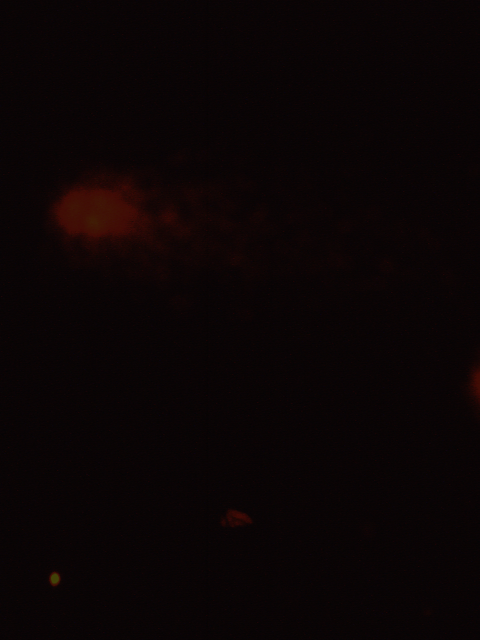
%> input picture img/0.05a.bmp, 960 x 1280 px (shown at 1/2 size)
$ octave EnsayoCometa.m   (GNU Octave 9; MATLAB toolbox functions it lacks are replaced by stand-ins)
%> lines starting %> are read from the running program, lines starting %| are printed output that depends on the picture; in (x1, y1, x2, y2) boxes, pixels count from 0 and x2, y2 are one past the last pixel; in counts of white or black regions, pixels touching at a corner belong together; the program's own positions count from 1
### localthresh.m
function g = localthresh(f, nhood, a, b, meantype)
% LOCALTHRESH Local thresholding.
% G = LOCALTHRESH(F, NHOOD, A, B, MEANTYPE) thresholds image F by
% computing a local threshold at the center,(x, y), of every
% neighborhood in F. The size of the neighborhoods is defined by
% NHOOD, an array of zeros and ones in which the nonzero elements
% specify the neighbors used in the computation of the local mean
% and standard deviation. The size of NHOOD must be odd in both
% dimensions.
%
% The segmented image is given by
%
%       1   if (F > A*SIG) AND (F > B*MEAN)
%   G=
%       0   otherwise
%
% where SIG is an array of the same size as F containing the local
% standard deviations. If MEANTYPE = 'local' (the default), then
% MEAN is an array of local means. If MEANTYPE = 'global', then
% MEAN is the global (image) mean, a scalar. Constants A and B
% are nonnegative scalars.

% Intialize.
f = im2double(f) ;
% Compute the local standard deviations.
SIG = stdfilt(f, nhood);
% Compute MEAN.
if nargin == 5 && strcmp(meantype, 'global')
MEAN = mean2(f) ;
else
MEAN = localmean(f, nhood); % This is a custom function.
end
% Obtain the segmented image.
g = (f > a*SIG) & (f > b*MEAN);

### GetComets.m
function Comets = GetComets(Stats, FileName)
% Funcion GetComets: Devuelve los cometas que son validos para ser
% procesados como cometas.
%
% Donde:
% Stats:    Son las estadisticas generadas por la funcion regionprops
% FileName: Es el nombre del archivo de donde se obtuvieron las
%           estadisticas recibidas.
[Elements, cols] = size(Stats);
Invalid = false(Elements, 1);
disp(['Archivo: ', FileName])
str = sprintf('%5s%10s%10s%10s%10s%10s%10s','#', 'Solidity', ...
    'Asymmetry', 'Hratio', 'CLD', 'Area', 'Valid');
disp(str);
for i = 1 : Elements
    Roi = Stats(i);
    [height, width] = size(Roi.Image);
    Log = sprintf('%5d',i);
    Valid = ' ';
     if Roi.Solidity < 0.5
        Invalid(i) = true;
        Valid = '*';
    end
    Log = [Log sprintf('%9.4f%1s', Roi.Solidity, Valid)];

    Valid = ' ';
    Asymmetry = GetAsymmetry(Roi);
     if Asymmetry > 0.7
        Invalid(i) = true;
        Valid = '*';
    end
    Log = [Log sprintf('%9.4f%1s', Asymmetry, Valid)];

    Valid = ' ';
    if (height / width) > 1.1    %Hratio
        Invalid(i) = true;
        Valid = '*';
    end
    Log = [Log sprintf('%9.4f%1s', (height / width), Valid)];

    Valid = ' ';
    CLD = abs(GetXFrontCentroid(Roi.Image) - height/2)/height;
    if CLD > 0.1
        Invalid(i) = true;
        Valid = '*';
    end
    Log = [Log sprintf('%9.4f%1s', CLD, Valid)];
    Log = [Log sprintf('%10.2f%', Roi.Area)];
    if Invalid(i) == true
        Log = [Log sprintf('%10s', 'Invalid')];
    else
        Log = [Log sprintf('%10s', 'Valid')];
    end
    disp(Log);
end

Stats(Invalid) = [];
Comets = Stats;

### GetAsymmetry.m
function Asymmetry = GetAsymmetry(Roi)
% Funcion GetAsymmetry: Devuelve el valor asimetrico de la region.
%
% Donde:
% Roi: Es es el arreglo de descriptores generadas por, Roi = Stats(i).
ImgRoi = Roi.Image;
[rows cols] = size(ImgRoi);
absdy = 0.0;
xFrontCentroid = GetXFrontCentroid(ImgRoi);
for i = 1 : cols
    Sum1 = 0.0;
    Sum2 = 0.0;
    cnt1 = 0;
    for j = 1 : rows
        if ImgRoi(j,i) ~= 0
            if j > xFrontCentroid
                Sum1 = Sum1 + 1;
            else
                Sum2 = Sum2 + 1;
            end
            cnt1 = cnt1 + 1;
        end
    end
    absdy = absdy + (abs(Sum2 - Sum1) / cnt1);
end
Asymmetry = absdy / cols;

### GetXFrontCentroid.m
function xCentroid = GetXFrontCentroid(ImgRoi)
% Funcion GetXFrontCentroid: Devuelve el centroide frontal de la imagen
% del ROI.
%
% Donde:
% ImgRoi: Es la imagen binaria del ROI, ImgRoi = Roi.Image
xFrontCentroid = 0.0;
cnt = 0;
[rows cols] = size(ImgRoi);
for i = 1 : (cols*0.3)
    for j = 1 : rows
        if ImgRoi(j, i) ~= 0
            xFrontCentroid = xFrontCentroid + j;
            cnt = cnt + 1;
        end
    end
end
xCentroid = xFrontCentroid / cnt;

### ReadFile.m
function [FileName, FilePath] = ReadFile()
% Funcion ReadFile: Muestra una ventana para seleccionar la o las imagenes
% que van a ser procesadas.
Filter={'*.jpg;*.jpeg;*.png;*.tif;*.bmp'};
Title='Selecciona una imagen';
[FileName, FilePath] = uigetfile(Filter, Title, 'MultiSelect', 'on');
%> the answer given: img/0.05a.bmp
pause(0.01);

### EnsayoCometa.m
clear
clc
clear all
close all
% Off Warning: Image is too big to fit on screen
warning('off', 'Images:initSize:adjustingMag');
%% Select Image and thresholding.
tic
[FileNames, FilePath] = ReadFile();
if FilePath == 0
    return;
end

for File=1 : length(FileNames)
    if ischar(FileNames) == 0
        FileName = FileNames{File};
        FullFileName=[FilePath FileNames{File}];
    else
        FileName = FileNames;
        FullFileName=[FilePath FileNames];
    end
    f1 = imread(FullFileName);
%> f1 is the input picture: size 1280x960x3 uint8; mean R, G, B 10.9, 4.2, 4.7
    g = rgb2gray(f1);
    filtro = 'average';
    f = imfilter(g,fspecial(filtro, 11));
    tsd = localthresh(f, ones(3),1,1.1,'global');
%> in localthresh, `f = im2double(f) ;`:
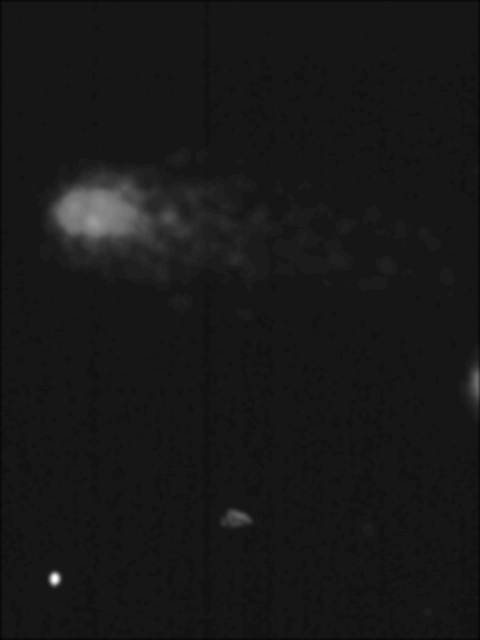
%> f: size 1280x960 double (shown at 1/2 size); min 0.00392, max 0.224, mean 0.0249; drawn with min black and max white
%> in localthresh, `SIG = stdfilt(f, nhood);`:
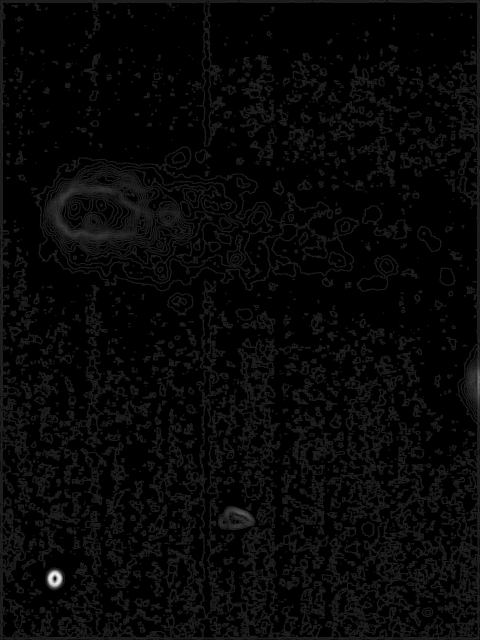
%> SIG: size 1280x960 double (shown at 1/2 size); min 0, max 0.017, mean 0.00051; drawn with min black and max white
%> in localthresh, `MEAN = mean2(f) ;`: MEAN = 0.0249
%> in localthresh, `g = (f > a*SIG) & (f > b*MEAN);`:
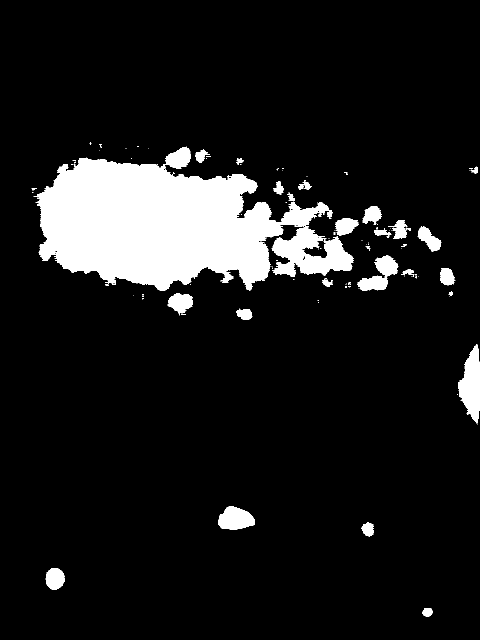
%> g: size 1280x960 logical (shown at 1/2 size); 10.4% white; 134 white regions (104 under 20 px), largest, box (x1, y1, x2, y2) and area: (67, 293, 707, 582) 106594, (916, 689, 960, 847) 4277, (714, 511, 797, 582) 2685
    bwW = bwareaopen(tsd,5000);
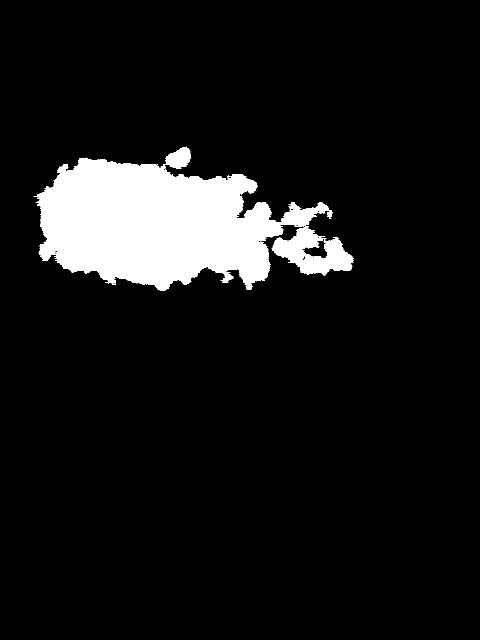
%> bwW: size 1280x960 logical (shown at 1/2 size); 8.7% white; 1 white region
    bw = imclearborder(bwW);
    %% Image regions and comets segmentation.
    s = regionprops(bw, 'all');
%> s = 1 region; box (x1, y1, x2, y2), Area, Centroid, MajorAxisLength, MinorAxisLength and Eccentricity: (67, 293, 707, 582) 106594 [340.5 451.8] 611.4 246.2 0.915
    s = GetComets(s, FileName);
%> in GetComets, `[Elements, cols] = size(Stats);`: Elements = 1
%> in GetComets, `Invalid = false(Elements, 1);`: Invalid = false
%> the loop in GetComets, `for i = 1 : Elements` made 1 pass
%> (height, width, Log, Valid) on pass 1: (289, 640, '    1   0.7588    0.3026    0.4516    0.0031 ', ' ')
%> pass 1, in GetAsymmetry, `ImgRoi = Roi.Image;`:
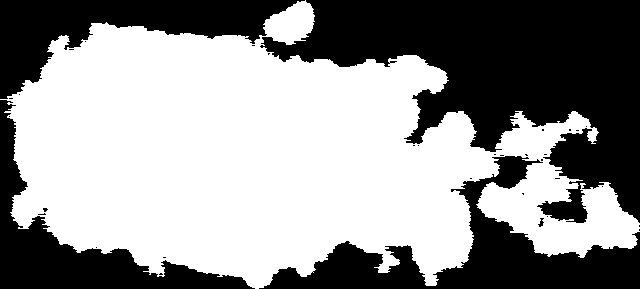
%> ImgRoi: size 289x640 logical; 57.6% white; 35 black regions (30 under 20 px), largest, box (x1, y1, x2, y2) and area: (260, 0, 640, 223) 40710, (259, 156, 640, 289) 15037, (0, 0, 305, 99) 11851, (0, 100, 255, 289) 10641, (538, 218, 544, 227) 28
%> the run ends on the next line
